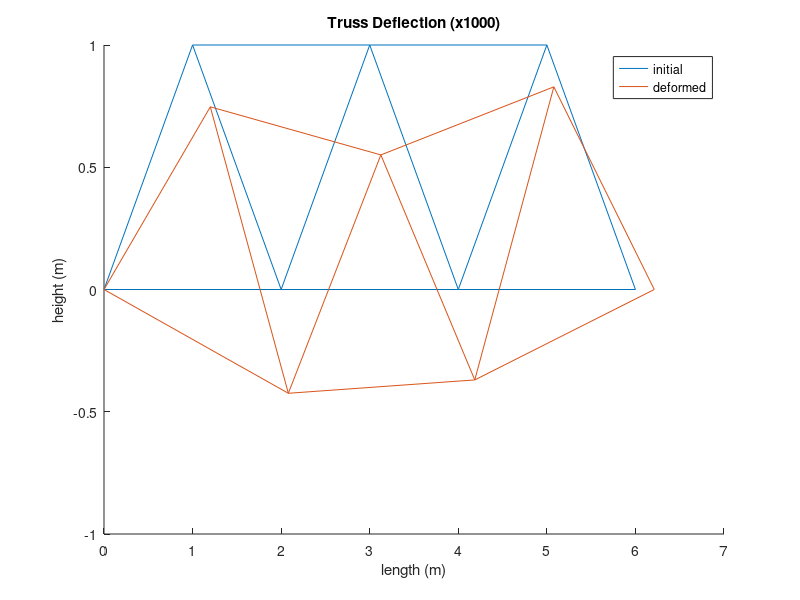
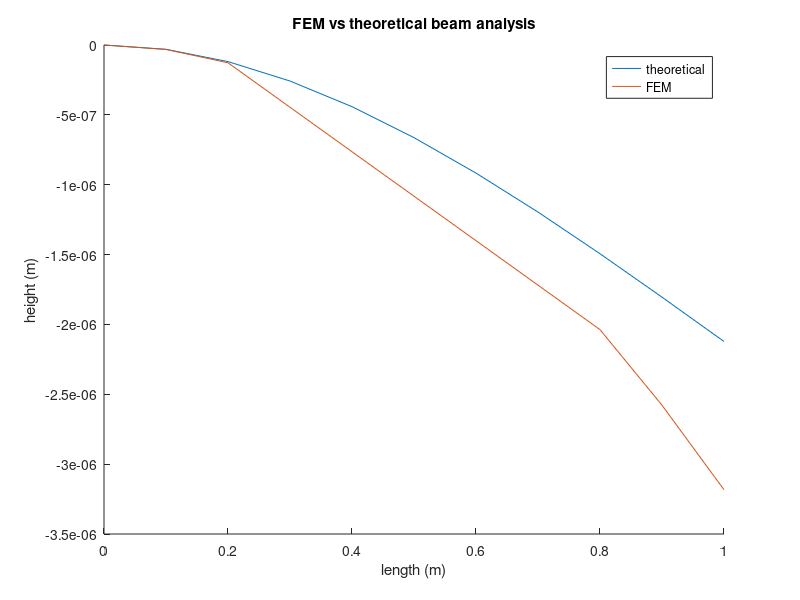

Reproduce these figures in MATLAB, in order.
clear all;
close all;
clc;
format long;

name = 'Natalie Ratzlaff';
id = 'A17091327';
hw_num = 5;

A1 = pi()*0.025^2;
E = 200000000000;
La = 2;
Lb = sqrt(2);

p1a(:,:,1) = E*A1/La * [1 0 -1 0; 0 0 0 0; -1 0 1 0; 0 0 0 0];
p1a(:,:,2) = p1a(:,:,1);
p1a(:,:,3) = p1a(:,:,1);
p1a(:,:,4) = E*A1/Lb * [0.5 0.5 -0.5 -0.5; 0.5 0.5 -0.5 -0.5; -0.5 -0.5 0.5 0.5; -0.5 -0.5 0.5 0.5];
p1a(:,:,5) = E*A1/Lb * [0.5 -0.5 -0.5 0.5; -0.5 0.5 0.5 -0.5; -0.5 0.5 0.5 -0.5; 0.5 -0.5 -0.5 0.5];
p1a(:,:,6) = p1a(:,:,4);
p1a(:,:,7) = p1a(:,:,5);
p1a(:,:,8) = p1a(:,:,4);
p1a(:,:,9) = p1a(:,:,5);
p1a(:,:,10) = p1a(:,:,1);
p1a(:,:,11) = p1a(:,:,1);

K = zeros(14,14,11);
K(1:4,1:4,1) = p1a(:,:,1);
K(3:6,3:6,2) = p1a(:,:,2);
K(5:8,5:8,3) = p1a(:,:,3);
K([1:2,9:10],[1:2,9:10],4) = p1a(:,:,4);
K([3:4,9:10],[3:4,9:10],5) = p1a(:,:,5);
K([3:4,11:12],[3:4,11:12],6) = p1a(:,:,6);
K([5:6,11:12],[5:6,11:12],7) = p1a(:,:,7);
K([5:6,13:14],[5:6,13:14],8) = p1a(:,:,8);
K([7:8,13:14],[7:8,13:14],9) = p1a(:,:,9);
K(9:12,9:12,10) = p1a(:,:,10);
K(11:14,11:14,11) = p1a(:,:,11);

p1b = sum(K,3);

p1c = p1b;
p1c(:,8) = [];
p1c(8,:) = [];
p1c(:,1:2) = [];
p1c(1:2,:) = [];

F = [0;-10000;0;-10000;0;0;0;0;0;15000/sqrt(3);15000/2];
dis = inv(p1c)*F;

disp = zeros(14,1);
disp(3:7) = dis(1:5);
disp(9:14) = dis(6:11);
p1d = zeros(7,2);
p1d(:,1) = disp([1,3,5,7,9,11,13]);
p1d(:,2) = disp([2,4,6,8,10,12,14]);

force = p1b*disp;
p1e = zeros(7,2);
p1e(:,1) = force([1,3,5,7,9,11,13]);
p1e(:,2) = force([2,4,6,8,10,12,14]);

i = [0 0; 2 0; 4 0; 6 0; 1 1; 3 1; 5 1];
f = i + 1000*p1d;

figure(1);
hold on;
plot(i([5,1,2,3,4,7,3,6,2,5,6,7],1),i([5,1,2,3,4,7,3,6,2,5,6,7],2));
plot(f([5,1,2,3,4,7,3,6,2,5,6,7],1),f([5,1,2,3,4,7,3,6,2,5,6,7],2));
title('Truss Deflection (x1000)');
ylabel('height (m)');
xlabel('length (m)');
legend('initial','deformed')

p1f = 'See figure 1'

I2 = pi()*0.04^2/64;
L1 = 0.1;
L2 = 0.6;

p2a(:,:,1) = E*I2/L1^3*[12 6*L1 -12 6*L1; 6*L1 4*L1^2 -6*L1 2*L1^2; -12 -6*L1 12 -6*L1; 6*L1 2*L1^2 -6*L1 4*L1^2];
p2a(:,:,2) = p2a(:,:,1);
p2a(:,:,3) = E*I2/L2^3*[12 6*L2 -12 6*L2; 6*L2 4*L2^2 -6*L2 2*L2^2; -12 -6*L2 12 -6*L2; 6*L2 2*L2^2 -6*L2 4*L2^2];
p2a(:,:,4) = p2a(:,:,1);
p2a(:,:,5) = p2a(:,:,1);

k2 = zeros(12,12,5);
k2(1:4,1:4,1) = p2a(:,:,1);
k2(3:6,3:6,2) = p2a(:,:,2);
k2(5:8,5:8,3) = p2a(:,:,3);
k2(7:10,7:10,4) = p2a(:,:,4);
k2(9:12,9:12,5) = p2a(:,:,5);

p2b = sum(k2,3);

p2c = p2b;
p2c(1:2,:) = [];
p2c(:,1:2) = [];

f2 = [0;0;0;0;0;0;0;0;0;-100];

ans = inv(p2c)*f2;
dth = zeros(12,1);
dth(3:12) = ans;
p2d = zeros(6,2);
p2d(:,1) = dth([1,3,5,7,9,11]);
p2d(:,2) = dth([2,4,6,8,10,12]);

fm = p2b*dth;
p2e = zeros(6,2);
p2e(:,1) = fm([1,3,5,7,9 11]);
p2e(:,2) = fm([2,4,6,8,10,12]);

x = 0:0.1:1;
thr = -100.*x.^2./(6*E*I2).*(3-x);

figure(2);
hold on;
plot(x,thr);
plot([0,0.1,0.2,0.8,0.9,1.0],p2d(:,1));
title('FEM vs theoretical beam analysis');
xlabel('length (m)');
ylabel('height (m)');
legend('theoretical','FEM');

p2f = 'See figure 2'